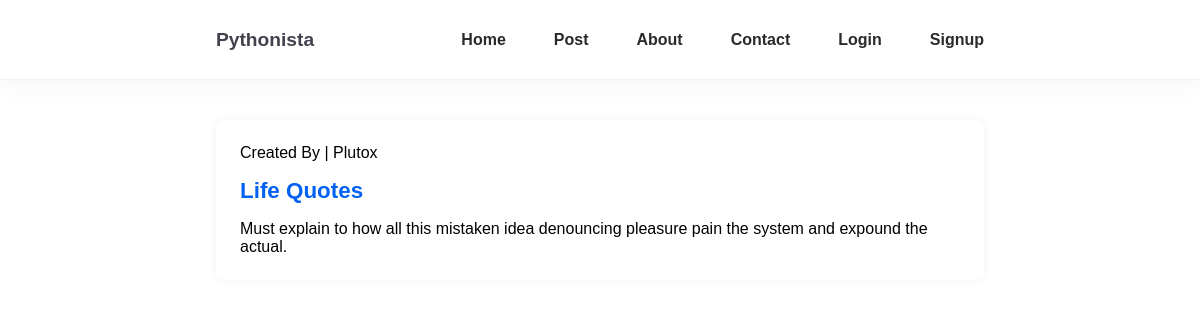
Page /post_detail/6/ on the committed database.
### blog/models.py (models this page shows, shortened)
class Post(models.Model):
	title = models.CharField(max_length=255, unique=True)
	author = models.ForeignKey(User, on_delete=models.CASCADE)
	body = models.TextField()
	created_on = models.DateTimeField(auto_now_add=True)
	updated_on = models.DateTimeField(auto_now=True)
	class Meta:
		ordering = ['-created_on']

### blog/views.py (the view)
# urls.py: path('post_detail/<int:pk>/', views.post_detail, name='post_detail'),
def post_detail(request, pk):
	post = get_object_or_404(Post, pk=pk)
	return render(request, 'blog/detail.html', {'post':post})

### templates/blog/detail.html (shortened to what this page needs)
{% extends 'base.html' %}
{% block content %}
<section>
		<div class="container">
			<div class="post-page">
				<div class="post-content">
					<div class="post-card">
						<p class="sm-txt">Created By | {{ post.author }}</p>
						<h3 class="post-title">{{ post.title }}</h3>
						<p class="post-body">{{ post.body | linebreaks}}</p>
					</div>
			</div>
		</div>
	</section>
{% endblock %}

### blog/static/css/style.css (style rules this page uses)
*, *::before, *::after { margin: 0; padding: 0; box-sizing: border-box; font-family: 'Poppins',sans-serif; outline: none; list-style: none; box-shadow: none; text-decoration: none; }
:root { --primary-color: #2a2a2e; --secondary-color: #42414d; --accent-color: #dcdcdc; --color-white: #fff; --color-light: #f1f2f3; --color-black: #000; }
.container { max-width: 800px; margin: 0 auto; padding: 0 16px; }
body { background: var(--color-white); font-weight: normal; }
.post-page { margin: 30px auto; background: var(--color-white); box-shadow: 0 0 10px var(--color-light); border-radius: 7px; }
.post-card { padding: 1.5rem; margin-bottom: 1.2rem; }
.post-title { margin-bottom: 1rem; font-weight: 700; text-transform: capitalize; font-size: 1.4rem; margin-top: 1rem; color: #0061f2; }
.post-body { color: var(--secondary-color); font-size: 1rem; font-weight: normal; }

### templates/base.html (style rules this page uses)
section { padding: 10px 0; }

### rows in the picture
Post: author "Plutox", title "Life Quotes", body "Must explain to how all this mistaken idea denouncing pleasure pain the system and expound the actual."
